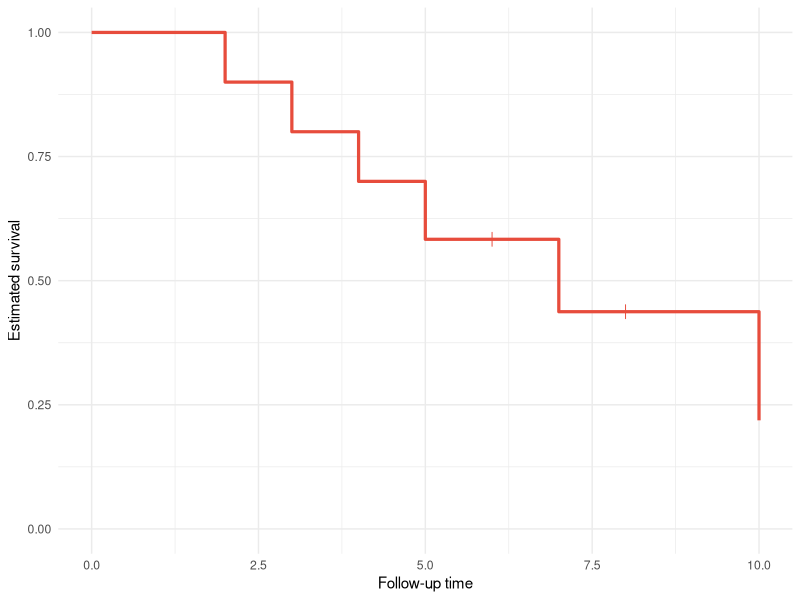
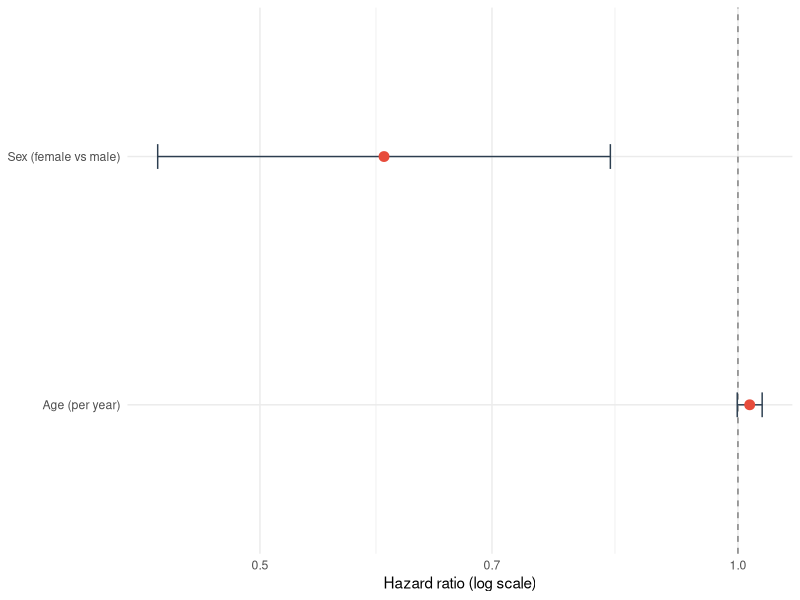

These figures' R source, in order:
## ---- chunk 1
#| label: lst-km-risk-set
#| lst-cap: "Computing a Kaplan-Meier estimate in R."
#| echo: true

library(survival)
library(ggplot2)

km_data <- data.frame(
  time   = c(2, 3, 4, 4, 5, 6, 7, 8, 10, 10),
  status = c(1, 1, 0, 1, 1, 0, 1, 0,  1,  0)
)

km_fit <- survfit(Surv(time, status) ~ 1, data = km_data)

data.frame(
  time     = km_fit$time,
  n_risk   = km_fit$n.risk,
  n_event  = km_fit$n.event,
  survival = round(km_fit$surv, 2)
)

km_df <- data.frame(
  time  = c(0, km_fit$time),
  surv  = c(1, km_fit$surv),
  event = c(0L, km_fit$n.event)
)

ggplot(km_df, aes(x = time, y = surv)) +
  geom_step(color = "#E74C3C", linewidth = 1.1) +
  geom_point(
    data = subset(km_df, event == 0 & time > 0),
    shape = 3, size = 3, color = "#E74C3C"
  ) +
  scale_y_continuous(limits = c(0, 1), name = "Estimated survival") +
  scale_x_continuous(name = "Follow-up time") +
  theme_minimal()
## ---- chunk 2
#| label: lst-cox-model
#| lst-cap: "Fitting and checking a Cox proportional hazards model in R."
#| echo: true

library(survival)

# lung: time to death (days) for advanced lung cancer patients
# status: 1 = censored, 2 = dead; sex: 1 = male, 2 = female
cox_fit <- coxph(Surv(time, status == 2) ~ age + sex, data = lung)

round(summary(cox_fit)$coefficients[, c("coef", "exp(coef)", "Pr(>|z|)")], 3)
round(cox.zph(cox_fit)$table[, "p"], 3)

ci <- summary(cox_fit)$conf.int
coef_df <- data.frame(
  term = c("Age (per year)", "Sex (female vs male)"),
  hr   = ci[, "exp(coef)"],
  lo   = ci[, "lower .95"],
  hi   = ci[, "upper .95"]
)

ggplot(coef_df, aes(x = hr, y = term)) +
  geom_vline(xintercept = 1, linetype = "dashed", color = "gray50") +
  geom_errorbarh(aes(xmin = lo, xmax = hi), height = 0.1, color = "#2C3E50") +
  geom_point(size = 3, color = "#E74C3C") +
  scale_x_log10(name = "Hazard ratio (log scale)") +
  scale_y_discrete(name = NULL) +
  theme_minimal()
